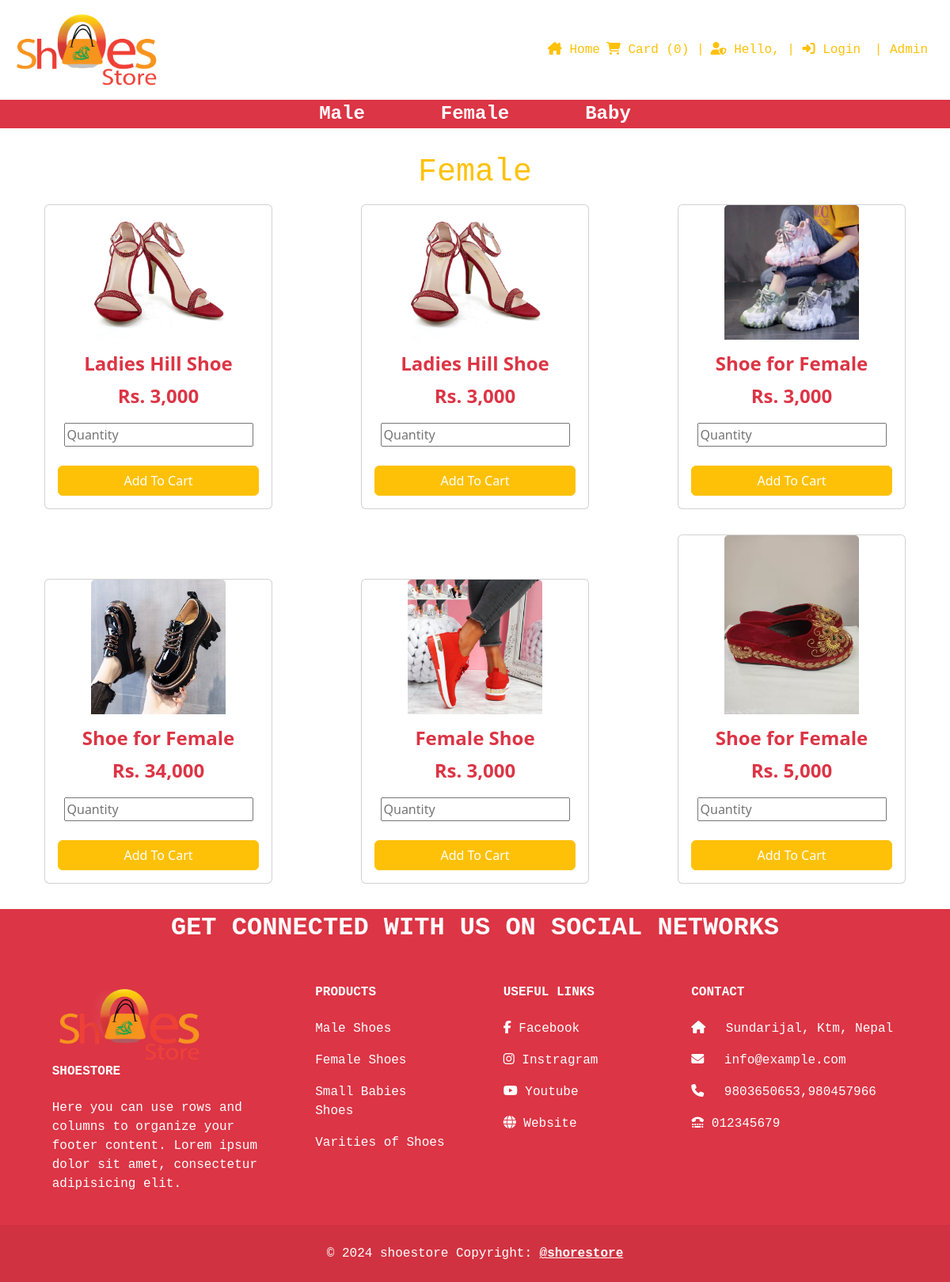
Screenshot of /user/Female.php with the database file from the repository.
### tables this page shows
CREATE TABLE `tblproduct` (
  `ID` int(11) NOT NULL,
  `pname` varchar(100) NOT NULL,
  `pprice` varchar(100) NOT NULL,
  `pimage` varchar(200) NOT NULL,
  `pcategory` varchar(100) NOT NULL
);

### user/Female.php (the view, shortened to what this page needs)
<html>
    <head>
        <link href="https://cdn.jsdelivr.net/npm/bootstrap@5.3.2/dist/css/bootstrap.min.css" rel="stylesheet">
        <link rel="stylesheet" href="https://cdnjs.cloudflare.com/ajax/libs/font-awesome/6.5.1/css/all.min.css">
    <?php
    include 'header.php'
    ?>
    </head>
    <body>
        <div class="container-fluid">
            <div class="colmd-12">
            <div class="row">
<h1 class="text-warning font-monospace text-center my-3">Female</h1>
<?php
include 'config.php';
$Record = mysqli_query($con, "select * from tblproduct");
 while($row=mysqli_fetch_array($Record)){
$check_page =$row['pcategory'];
if($check_page === 'Female'){
 echo "
 <div class='col-md-6 col-lg-4 m-auto mb-3'>
 <form action = 'insertcart.php' method ='POST'>
  <div class='card m-auto' style='width: 18rem;'>
  <img src='../admin/product/$row[pimage]' class='card-img-top m-auto' style='width:170px; height=300px'>
  <div class='card-body text-center'>
    <h5 class='card-title text-danger fs-4 fw-bold'>$row[pname]</h5>
    <p class='card-text text-danger fs-4 fw-bold'>";?>Rs. <?php echo  number_format($row['pprice'])?><?php echo" </p>
    <input type='hidden' name = 'pname' value = '$row[pname]'>
    <input type='hidden' name = 'pprice' value = '$row[pprice]'>
    <input type='number' name='pquantity' value=' min='1' max ='20'' placeholder='Quantity'><br><br>
    <input type='submit' name= 'addCart' class='btn btn-warning text-white w-100' value='Add To Cart'>
  </div>
</div>
</form>
</div>
";
 }
}
?>
               </div>
            </div>
        </div>
        <?php  include 'footer.php' ?>
    </body>
</html>

### user/header.php (shortened to what this page needs)
<html>
    <head>
        <link href="https://cdn.jsdelivr.net/npm/bootstrap@5.3.2/dist/css/bootstrap.min.css" rel="stylesheet">
        <link rel="stylesheet" href="https://cdnjs.cloudflare.com/ajax/libs/font-awesome/6.5.1/css/all.min.css">
    </head>
<body>
<?php
$count = 0;
?>
<nav class="navbar bg-white">
  <div class="container-fluid font-monospace">
    <a class="navbar-brand pd-2">
        <img src="1.png" width="200px" height="100px"></a>
    <div class="d-flex">
    <a href="index.php" class="text-warning text-decoration-none pe-2"><i class="fa-sharp fa-solid fa-house-chimney"></i> Home</a>
    <a href="viewCart.php" class="text-warning text-decoration-none pe-2"><i class="fa-solid fa-cart-shopping"></i> Card (<?php  echo $count ?>) |</a>
    <span class="text-warning pe-2">
    <i class="fa-solid fa-user-shield"></i> Hello, |
<?php
if(isset($_SESSION['user']))
{
 echo $_SESSION['user'];
 echo "
 <a href='form/logout.php' class='text-warning text-decoration-none pe-2'><i class='fa-solid fa-right-to-bracket'></i>  Logout</a> |
";
}
else{
    echo " <a href='form/login.php' class='text-warning text-decoration-none pe-2'><i class='fa-solid fa-right-to-bracket'></i> Login</a> |
";
}
?>
    <a href="../admin/mystore.php" class="text-warning text-decoration-none pe-2">Admin</a>
    </span>
</nav>
<div class="bg-danger font-monospace">
    <ul class="list-unstyled d-flex justify-content-center">
        <li><a href="Male.php" class="text-decoration-none text-white fw-bold fs-4 px-5">Male</a></li>
        <li><a href="Female.php" class="text-decoration-none text-white fw-bold fs-4 px-5">Female</a></li>
        <li><a href="baby.php" class="text-decoration-none text-white fw-bold fs-4 px-5">Baby</a></li>
    </ul>
</div>
</body>
</html>

### user/footer.php (shortened to what this page needs)
<html>
    <head>
         <link href="https://cdn.jsdelivr.net/npm/bootstrap@5.3.2/dist/css/bootstrap.min.css" rel="stylesheet">
        <link rel="stylesheet" href="https://cdnjs.cloudflare.com/ajax/libs/font-awesome/6.5.1/css/all.min.css">
    </head>
    <body>
<footer class=" bg-danger text-white font-monospace">
  <section class="d-flex justify-content-center fw-bold fs-2 text-uppercase">
    <div>
      <span>Get connected with us on social networks</span>
    </div>
  </section>
  <section class="">
    <div class="container text-center text-md-start mt-5">
      <div class="row mt-3">
        <div class="col-md-3 col-lg-4 col-xl-3 mx-auto mb-4">
          <h6 class="text-uppercase fw-bold mb-4">
            <i><img src="1.png" width="200px" height="100px"></i>shoestore
          </h6>
          <p>
            Here you can use rows and columns to organize your footer content. Lorem ipsum
            dolor sit amet, consectetur adipisicing elit.
          </p>
        </div>
        <div class="col-md-2 col-lg-2 col-xl-2 mx-auto mb-4">
          <h6 class="text-uppercase fw-bold mb-4">
            Products
          </h6>
          <p>
            <a>Male Shoes</a>
          </p>
          <p>
            <a>Female Shoes</a>
          </p>
          <p>
            <a>Small Babies Shoes</a>
          </p>
          <p>
            <a>Varities of Shoes</a>
          </p>
        </div>
        <div class="col-md-3 col-lg-2 col-xl-2 mx-auto mb-4">
          <h6 class="text-uppercase fw-bold mb-4">
            Useful links
          </h6>
          <p>
            <a><i class="fa-brands fa-facebook-f"></i> Facebook</a>
          </p>
          <p>
            <a><i class="fa-brands fa-instagram"></i> Instragram</a>
          </p>
          <p>
            <a><i class="fa-brands fa-youtube"></i> Youtube</a>
          </p>
          <p>
            <a><i class="fa-solid fa-globe"></i> Website</a>
          </p>
        </div>
        <div class="col-md-4 col-lg-3 col-xl-3 mx-auto mb-md-0 mb-4">
          <h6 class="text-uppercase fw-bold mb-4">Contact</h6>
          <p><i class="fas fa-home me-3"></i> Sundarijal, Ktm, Nepal</p>
          <p>
            <i class="fas fa-envelope me-3"></i>
            info@example.com
          </p>
          <p><i class="fas fa-phone me-3"></i> 9803650653,980457966</p>
          <p><i class="fa-solid fa-tty"></i>      012345679</p>
        </div>
      </div>
    </div>
  </section>
  <div class="text-center p-4" style="background-color: rgba(0, 0, 0, 0.05);">
    © 2024 shoestore Copyright:
    <a class="text-reset fw-bold">@shorestore</a>
  </div>
</footer>
    </body>
</html>

### rows the page displays
tblproduct: pimage (picture), pname "Ladies Hill Shoe", pprice "3,000"
tblproduct: pimage (picture), pname "Ladies Hill Shoe", pprice "3,000"
tblproduct: pimage (picture), pname "Shoe for Female", pprice "3,000"
tblproduct: pimage (picture), pname "Shoe for Female", pprice "34,000"
tblproduct: pimage (picture), pname "Female Shoe", pprice "3,000"
tblproduct: pimage (picture), pname "Shoe for Female", pprice "5,000"

### other values shown
$count "0"
